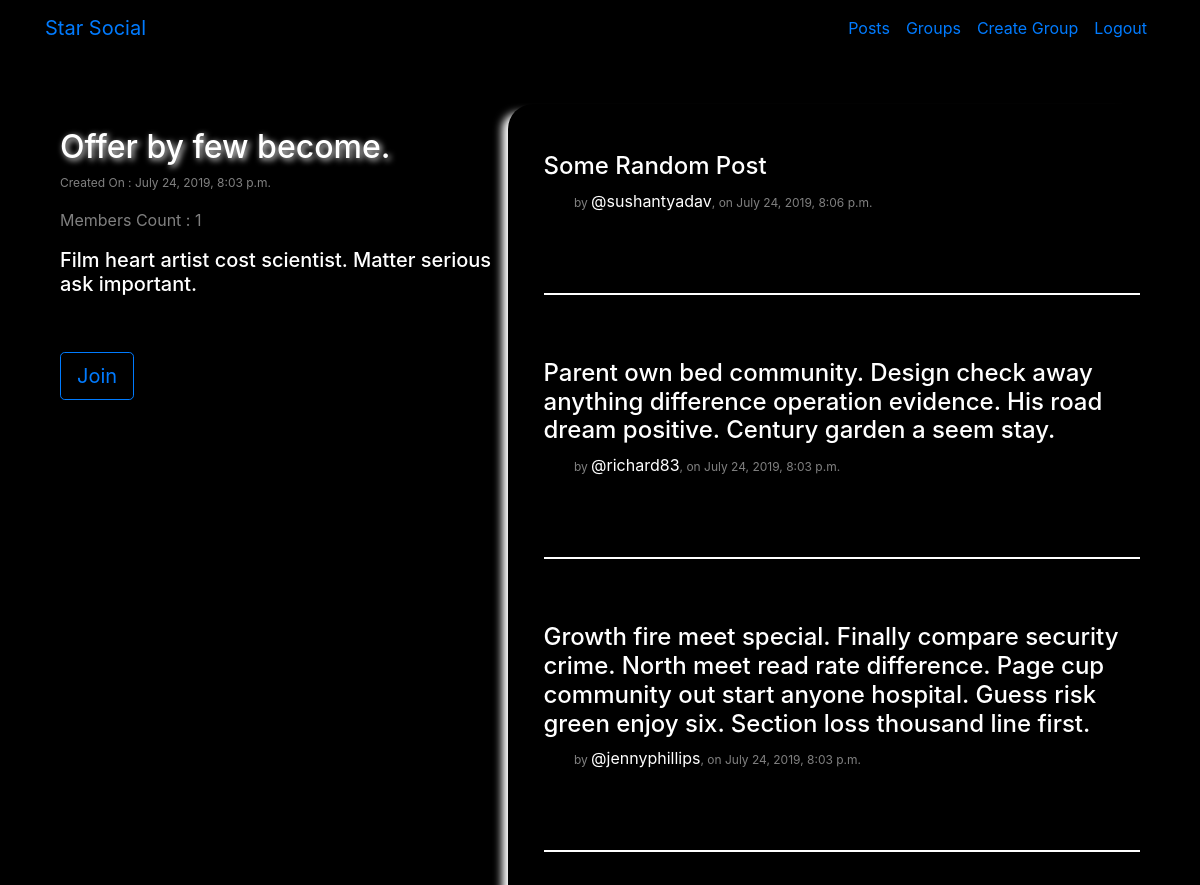
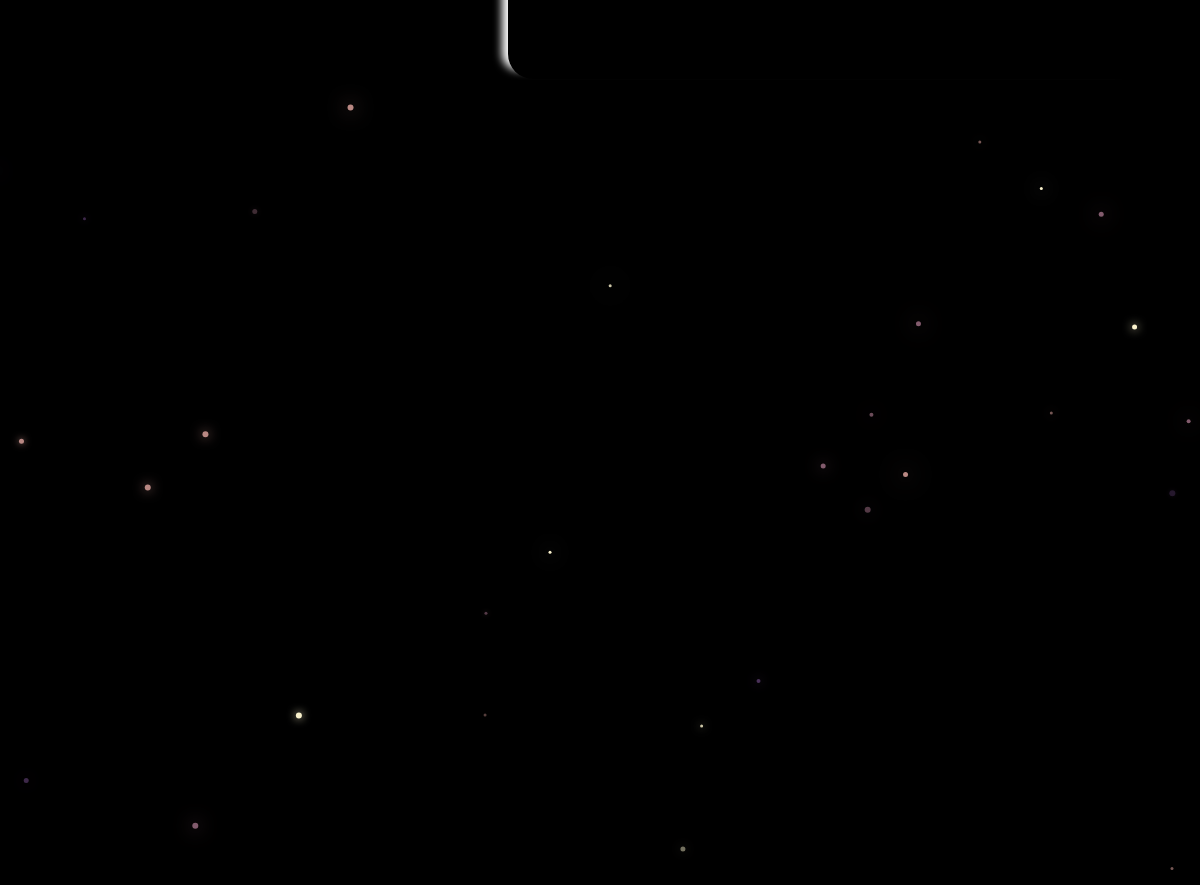
Page /starSocial/groups/posts/in/offer-by-few-become (signed in) on the committed database (2 pictures, top to bottom).
### groups/models.py (models this page shows, shortened)
class Group(models.Model):
    name = models.CharField(max_length=100, unique=True)
    admin = models.ForeignKey(User, on_delete=models.SET_NULL, null=True, related_name='groupAdmin')
    slug = models.SlugField(allow_unicode=True)
    desc = models.CharField(max_length=255)
    desc_html = models.TextField()
    createdAt = models.DateTimeField(auto_now=True)
    members = models.ManyToManyField(User, through='GroupMember')
    class Meta:
        ordering = ['-createdAt']

### posts/models.py (models this page shows, shortened)
class Post(models.Model):
    publisher = models.ForeignKey(User, on_delete=models.CASCADE, related_name='postPublisher')
    group = models.ForeignKey(Group, on_delete=models.SET_NULL, null=True, blank=True, related_name='groupPost')
    message = models.TextField()
    message_html = models.TextField()
    createdAt = models.DateTimeField(auto_now=True)
    class Meta:
        ordering = ['-createdAt']

### groups/views.py (the view)
# urls.py: path('posts/in/<slug>', views.detailGroup.as_view(), name='detailGroup'),
class detailGroup(LoginRequiredMixin, generic.DetailView):
    login_url = LOGIN_URL
    model = Group
    template_name = 'groups/detail_group.html'

### groups/templates/groups/detail_group.html (shortened to what this page needs)
<!DOCTYPE html>
{% extends 'posts/list_base.html' %}
  {% block list_desc %}
    <br>
    <h2 class="glow-head">{{ group.name }}</h2>
    <p class="date">Created On : {{ group.createdAt }}</p>
    <p class="small-detail">Members Count : {{ group.groupMember.count }}</p>
    <h5>{{ group.desc }}</h5>
    <br><br>
    {% if user not in group.members.all %}
      <a href="{% url 'groups:joinGroup' slug=group.slug %}" class="btn btn-lg btn-outline-primary">Join</a>
    {% else %}
      <a href="{% url 'groups:leaveGroup' slug=group.slug %}" class="btn btn-lg btn-outline-warning">Leave</a>
    {% endif %}
  {% endblock %}
  {% block list_content %}
    {% if group.groupPost.count == 0 %}
      <h3>No Post in this Group Yet!!</h3>
    {% else %}
      <div class="row">
        {% for post in group.groupPost.all %}
          <div class="col-lg-12">
            <h4>{{ post.message }}</h4>
            <p class="date">
              &nbsp&nbsp&nbsp&nbsp&nbsp&nbsp&nbsp&nbsp by <a class="small-detail list-a" href="{% url 'posts:listUserPosts' slug=post.publisher %}">@{{ post.publisher }}</a>, on {{ post.createdAt }}</p>
            <br><br>
            <hr>
            <br><br>
          </div>
        {% endfor %}
      </div>
    {% endif %}
  {% endblock %}

### static/socialClone/css/master.css (style rules this page uses)
body { margin: 0; background-color: black; color:white; }
.glow-head { text-shadow: 2px 2px 6px #FFffff; }
hr { border: 1px groove white; }
.date { font-size: 12px; color: grey; }
.small-detail { font-size: 16px; color: grey; }
.list-a { text-decoration: none; color: #ffffff; }

### rows in the picture
Group: name "Offer by few become.", createdAt "July 24, 2019, 8:03 p.m.", groupMember.count "1", desc "Film heart artist cost scientist. Matter serious ask important."
Post: message "Some Random Post", publisher "sushantyadav", createdAt "July 24, 2019, 8:06 p.m."
Post: message "Parent own bed community. Design check away anything difference operation evidence. His road dream positive. Century garden a seem stay.", publisher "richard83", createdAt "July 24, 2019, 8:03 p.m."
Post: message "Growth fire meet special. Finally compare security crime. North meet read rate difference. Page cup community out start anyone hospital. Guess risk green enjoy six. Section loss thousand line first.", publisher "jennyphillips", createdAt "July 24, 2019, 8:03 p.m."
